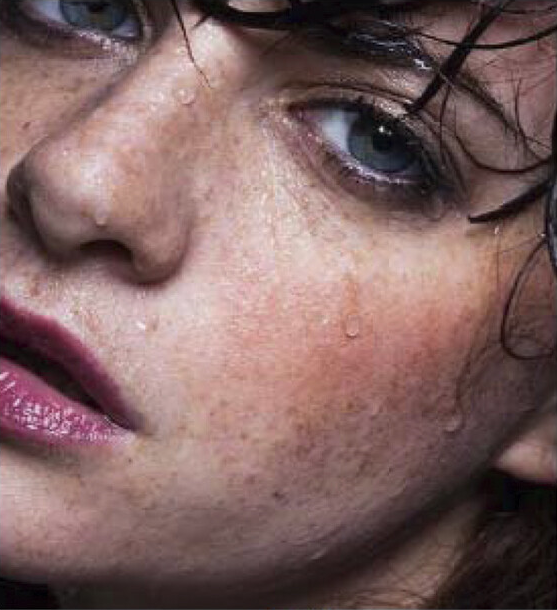
#> input picture OpenCV/04_OpenCV_IMAGE_PROCESSING/08_FAST_IMAGE_EDGE_FILTERING_ALGORITHM/tear2.png, 557 x 610 px
$ jupyter execute fast_image_edge_filtering_algorithm.ipynb
#> lines starting #> are read from the running program, lines starting #| are printed output that depends on the picture
[cell 1]
import cv2 as cv
import numpy as np

* Kenarları koruyarak filtreleme.
* ana hatları korur.

[cell 2]
src = cv.imread("tear2.png")
#> src is the input picture: shape (610, 557, 3); mean B, G, R 96.7, 98.2, 126.4
cv.imshow("input",src)
cv.waitKey(1000)
cv.destroyAllWindows()

[cell 3]
h, w = src.shape[:2]
#> h = 610; w = 557
print(h,w)
#| 610 557

[cell 4]
dst = cv.edgePreservingFilter(src, sigma_s=100, sigma_r=0.4, flags=cv.RECURS_FILTER)
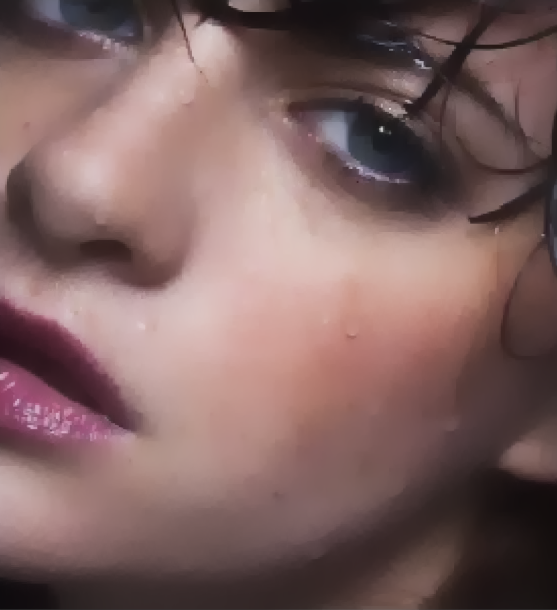
#> dst: shape (610, 557, 3); mean B, G, R 96.9, 98.3, 126.5

result = np.zeros([h,w*2,3],dtype=src.dtype)
result[0:h,0:w,:]   = src
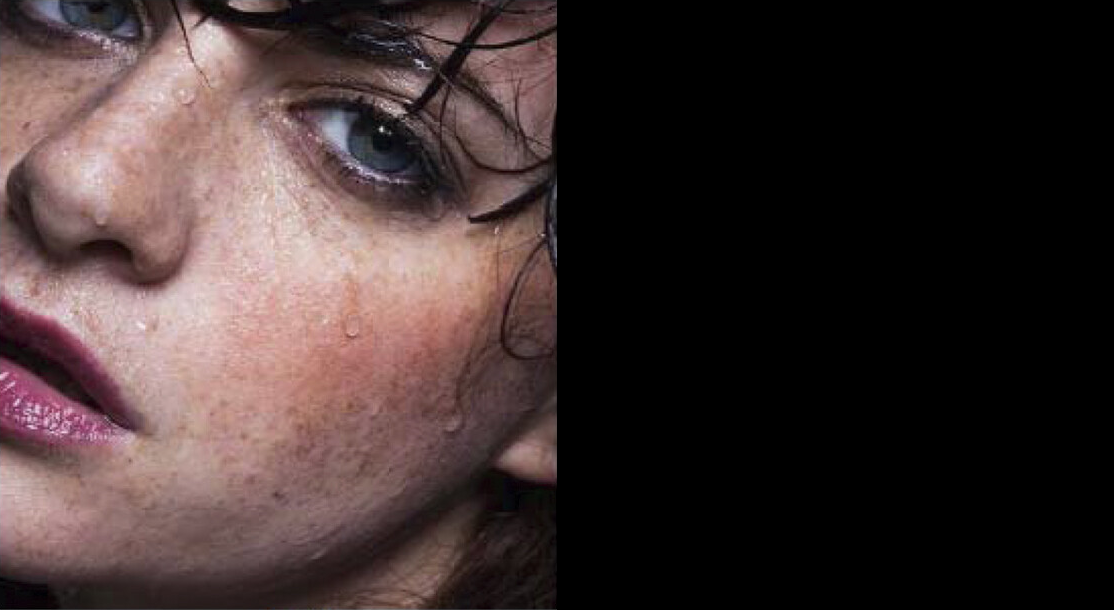
#> result: shape (610, 1114, 3); mean B, G, R 48.3, 49.1, 63.2
result[0:h,w:2*w,:] = dst
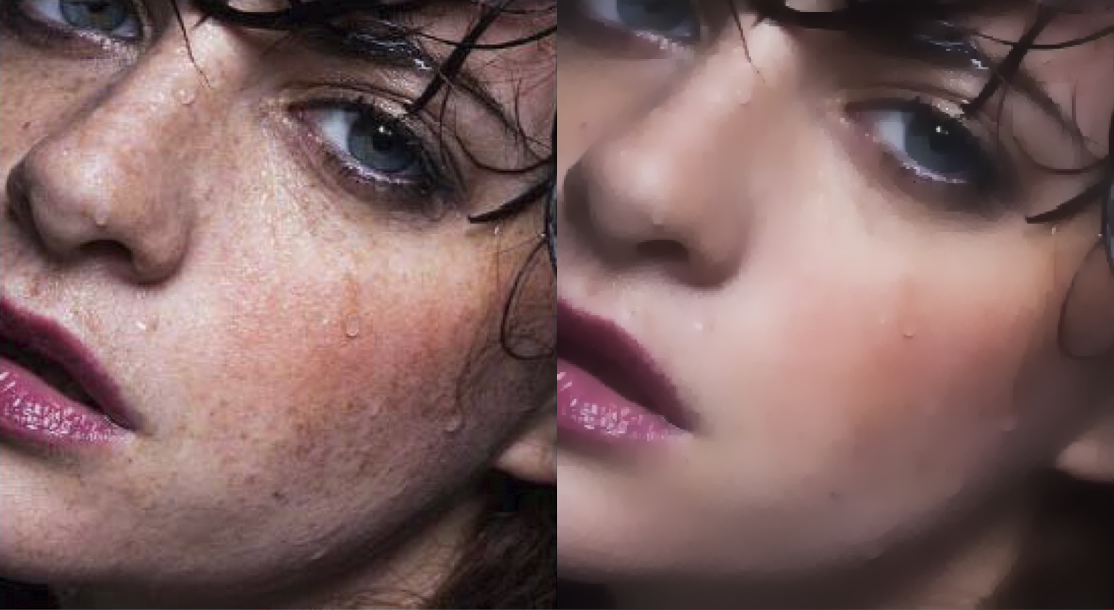
#> result: shape (610, 1114, 3); mean B, G, R 96.8, 98.3, 126.5

result = cv.resize(result, (w,h//2))
#> result: shape (305, 557, 3)
cv.imshow("result",result)
cv.waitKey(10000)
cv.destroyAllWindows()

[cell 5]
dst = cv.edgePreservingFilter(src, sigma_s=1000, sigma_r=0.4, flags=cv.RECURS_FILTER)

result = np.zeros([h,w*2,3],dtype=src.dtype)
result[0:h,0:w,:]   = src
result[0:h,w:2*w,:] = dst
#> result: shape (610, 1114, 3)

result = cv.resize(result, (w,h//2))
#> result: shape (305, 557, 3)
cv.imshow("result",result)
cv.waitKey(10000)
cv.destroyAllWindows()

[cell 6]
dst = cv.edgePreservingFilter(src, sigma_s=100, sigma_r=0.04, flags=cv.RECURS_FILTER)

result = np.zeros([h,w*2,3],dtype=src.dtype)
result[0:h,0:w,:]   = src
result[0:h,w:2*w,:] = dst
#> result: shape (610, 1114, 3)

result = cv.resize(result, (w,h//2))
#> result: shape (305, 557, 3)
cv.imshow("result",result)
cv.waitKey(10000)
cv.destroyAllWindows()

[cell 7]
dst = cv.edgePreservingFilter(src, sigma_s=100, sigma_r=0.99, flags=cv.RECURS_FILTER)
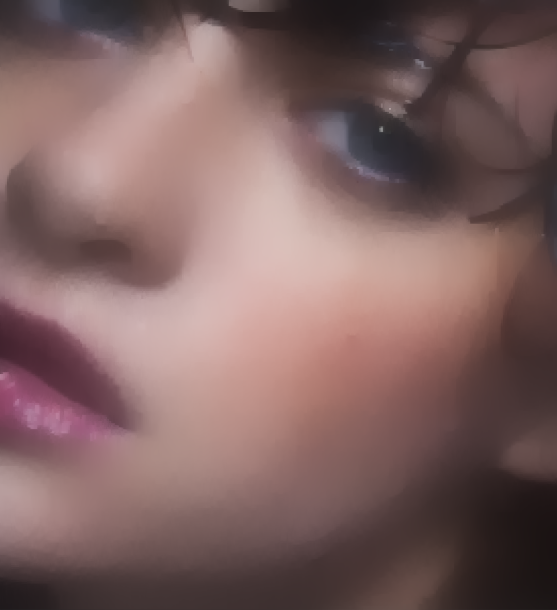
#> dst: shape (610, 557, 3); mean B, G, R 97.2, 98.6, 126.8

result = np.zeros([h,w*2,3],dtype=src.dtype)
result[0:h,0:w,:]   = src
result[0:h,w:2*w,:] = dst
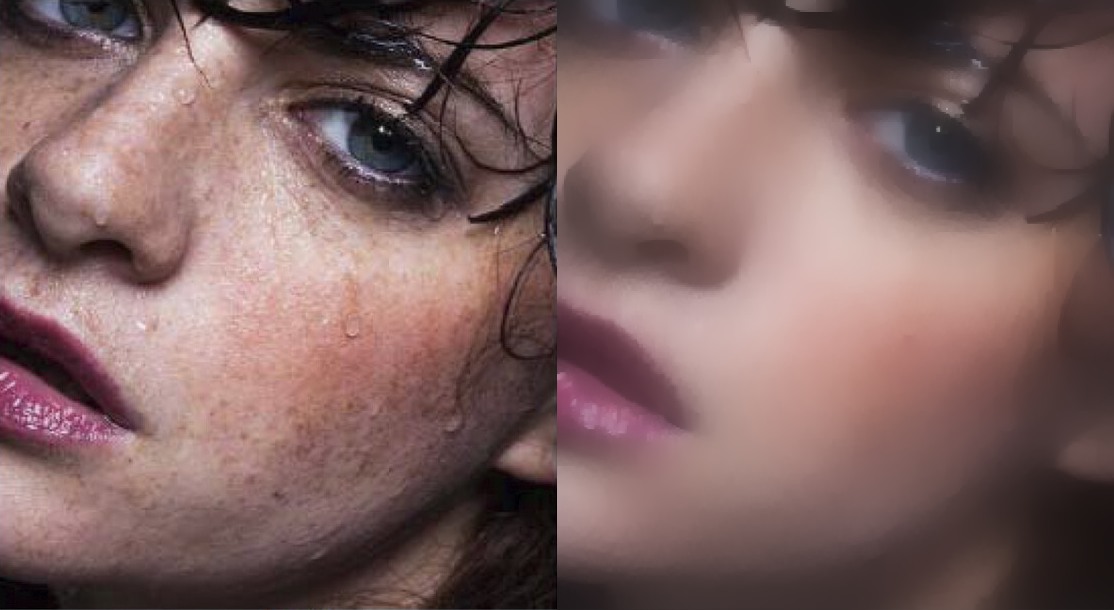
#> result: shape (610, 1114, 3); mean B, G, R 96.9, 98.4, 126.6

result = cv.resize(result, (w,h//2))
#> result: shape (305, 557, 3)
cv.imshow("result",result)
cv.waitKey(10000)
cv.destroyAllWindows()

[cell 8]
dst = cv.edgePreservingFilter(src, sigma_s=10000, sigma_r=0.4, flags=cv.RECURS_FILTER)

result = np.zeros([h,w*2,3],dtype=src.dtype)
result[0:h,0:w,:]   = src
result[0:h,w:2*w,:] = dst
#> result: shape (610, 1114, 3)

result = cv.resize(result, (w,h//2))
#> result: shape (305, 557, 3)
cv.imshow("result",result)
cv.waitKey(10000)
cv.destroyAllWindows()

[cell 9]
dst = cv.edgePreservingFilter(src, sigma_s=1000, sigma_r=0.6, flags=cv.RECURS_FILTER)

result = np.zeros([h,w*2,3],dtype=src.dtype)
result[0:h,0:w,:]   = src
result[0:h,w:2*w,:] = dst
#> result: shape (610, 1114, 3)

result = cv.resize(result, (w,h//2))
#> result: shape (305, 557, 3)
cv.imshow("result",result)
cv.waitKey(10000)
cv.destroyAllWindows()

[cell 10]
dst = cv.edgePreservingFilter(src, sigma_s=10, sigma_r=0.9, flags=cv.RECURS_FILTER)

result = np.zeros([h,w*2,3],dtype=src.dtype)
result[0:h,0:w,:]   = src
result[0:h,w:2*w,:] = dst
#> result: shape (610, 1114, 3)

result = cv.resize(result, (w,h//2))
#> result: shape (305, 557, 3)
cv.imshow("result",result)
cv.waitKey(10000)
cv.destroyAllWindows()

[cell 11]
dst = cv.edgePreservingFilter(src, sigma_s=10000, sigma_r=0.2, flags=cv.RECURS_FILTER)

result = np.zeros([h,w*2,3],dtype=src.dtype)
result[0:h,0:w,:]   = src
result[0:h,w:2*w,:] = dst
#> result: shape (610, 1114, 3)

result = cv.resize(result, (w,h//2))
#> result: shape (305, 557, 3)
cv.imshow("result",result)
cv.waitKey(10000)
cv.destroyAllWindows()
